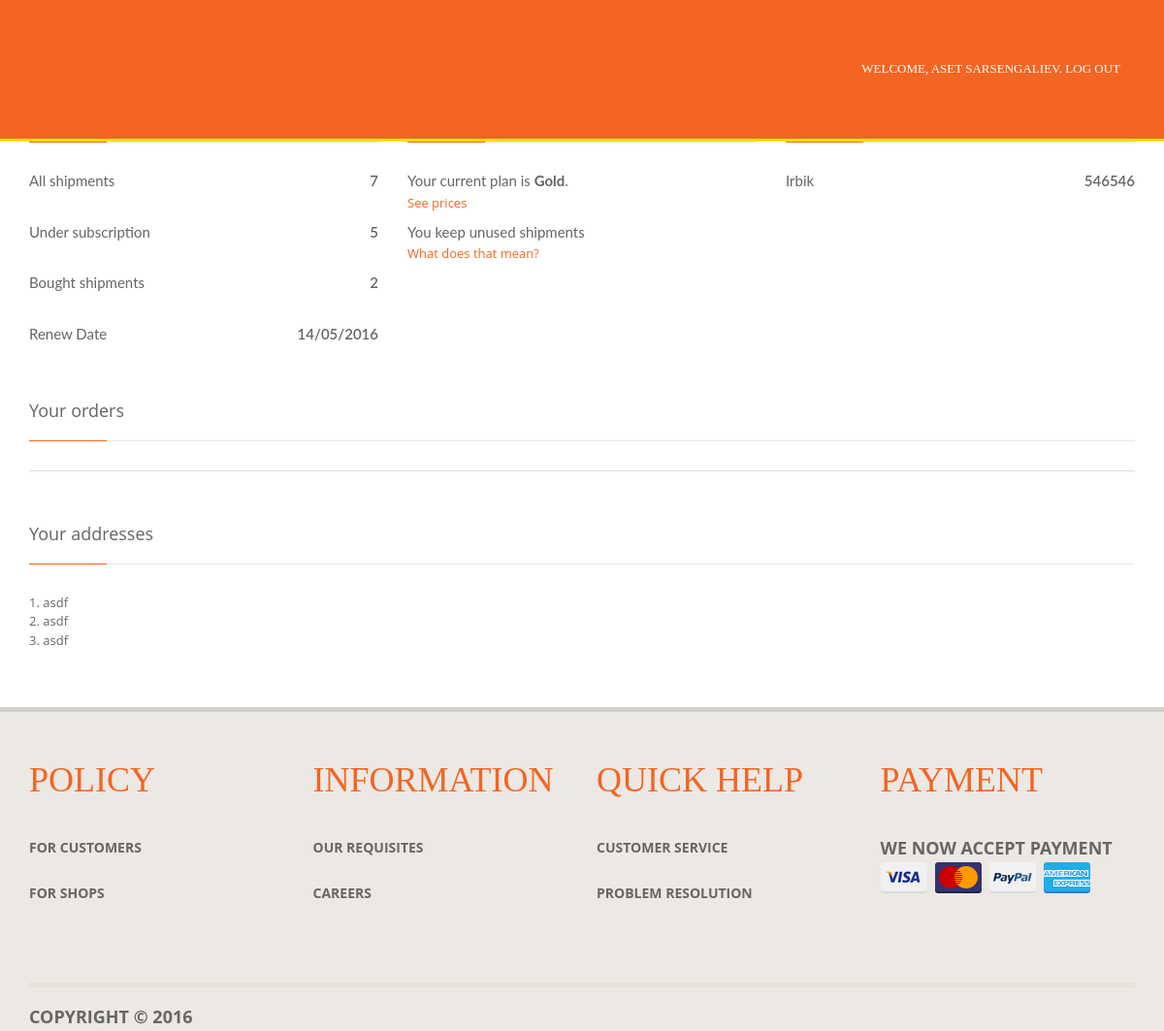
The app's page /account/ (signed in) with its own data.
### book/models.py (models this page shows, shortened)
class Subscription(models.Model):
    user = models.ForeignKey(User)
    level = models.ForeignKey(SubscriptionType)
    available_shipments = models.IntegerField(default=0)
    extra_shipments = models.IntegerField(default = 0)
    first_addressee_name = models.CharField(max_length=128, default="")
    second_addressee_name = models.CharField(max_length=128, default="")
    first_addressee_phone = models.CharField(max_length=64, default="")
    second_addressee_phone = models.CharField(max_length=64, default="")
    saver = models.BooleanField(default=False)
    renew_date = models.DateTimeField(default=datetime.now())

class SubscriptionType(models.Model):
	name = models.CharField(max_length=128)
	days = models.IntegerField(default = 0)
	monthly_fee = models.FloatField(default = 0)
	notification = models.BooleanField(default=False)
	amount_of_addresses = models.IntegerField(default = 0)
	amount_of_shipments = models.IntegerField(default = 0)
	number_of_persons_empowered = models.IntegerField(default = 0)
	store_shipment_fee = models.FloatField(default = 0)
	def __unicode__(self):
		return self.name

class Address(models.Model):
	subscription = models.ForeignKey(Subscription)
	shopkeeper = models.ForeignKey(Shopkeeper)

class Shopkeeper(models.Model):
	user = models.OneToOneField(User)
	tax_code = models.CharField(max_length=128)
	shop_name = models.CharField(max_length=512)
	shop_street = models.CharField(max_length=512)
	postal_code = models.CharField(max_length=128)
	country = models.CharField(max_length=128)
	region = models.CharField(max_length=128)
	phone = models.CharField(max_length=128)
	mobile_phone = models.CharField(max_length=128)
	timetable = models.ForeignKey(Day)

### book/views.py (the view)
# urls.py: url(r'^account/$', views.account),
def account(request):
	context_dict = {}
	subscription = Subscription.objects.get(user = request.user)
	context_dict['subscription'] = subscription
	if subscription.level.name == "Platinum":
		context_dict['platinum'] = True
	elif subscription.level.name == "Gold":
		context_dict['gold'] = True
	elif subscription.level.name == "Silver":
		context_dict['silver'] = True
	context_dict['all_shipments'] = subscription.available_shipments + subscription.extra_shipments
	date = subscription.renew_date + relativedelta(months=1)
	context_dict['renew_date'] = date.strftime('%d/%m/%Y')
	addresses = Address.objects.filter(subscription = subscription)
	context_dict['addresses'] = addresses
	return render(request, 'app/account.html', context_dict)

### templates/app/account.html (shortened to what this page needs)
<!DOCTYPE html>
<html lang="en"><head><meta http-equiv="Content-Type" content="text/html; charset=UTF-8">
{% load staticfiles %}
<link rel="stylesheet" href="{% static 'app/css/bootstrap.css' %}">
<link rel="stylesheet" href="{% static 'app/css/main.css' %}">
<link rel="stylesheet" href="{% static 'app/css/styles.css' %}">
<link rel='stylesheet' href='{% static 'app/css/a.css' %}'>
  <link rel="stylesheet" href="{% static 'app/css/brands/animate.css' %}">
  <link rel="stylesheet" href="{% static 'app/css/brands/line-icons.css' %}.">
  <link rel="stylesheet" href="{% static 'app/css/brands/font-awesome.min.css' %}">
  <link rel="stylesheet" href="{% static 'app/css/brands/img-hover.css' %}">
<link rel='stylesheet' href='a.css'>
<link rel="stylesheet" href="{% static 'app/css/mvpready-admin.css' %}">
<meta name="robots" content="none"></head>
<body>
<div class="wrapper">
<header class="header">
<nav class="navbar navbar-top-bar navbar-static-top navbar-collapse collapse navbar-fixed-top">
<div class="container">
<ul class="navbar-nav nav navbar-right">
<li><a href="/logout/">Welcome, {{ user.first_name }} {{ user.last_name }}. LOG OUT</a></li>
</ul>
</div>
</nav>
 <div id="navbar-1">
    <nav id="navbar" class="navbar navbar-default navbar-static" role="navigation">
    <div class="container">
      <div class="row">
        <div class="col-xs-12">
            <ul class="nav navbar-nav">
              {% block menu_block %}
              <li class="chosen_item"><a href="/account/">My account</a></li>
              <li><a href="/change_plan/">Change Plan</a></li>
              <li><a href="/keep_shipments/">Keep shipments</a></li>
              <li><a href="/add_addressee/">Add/Edit addressee</a></li>
              <li><a href="/add_address/">Add address</a></li>
              <li><a href="/edit_details/">Edit details</a></li>
              {% endblock %}
            </ul>
        </div>
      </div>
    </div>
    </nav>
  </div>
</header>
<div class="content">
<div class="home page">
<br>
<div class="container">
{% block body_block %}
        <div class="row">
          <div class="col-md-4">
            <div class="portlet portlet-default">
              <div class="portlet-header">
                <h4 class="portlet-title">
                </h4>
              </div>
              <div class="portlet-body">
                <admin>All shipments</admin>
              	<value class="pull-right kv-value"> {% if platinum %}unlimited{% else %}{{ all_shipments }}{% endif %}</value>
              	<p><br></p>
              	<admin>Under subscription</admin>
              	<value class="pull-right kv-value">{% if platinum %}unlimited{% else %}{{ subscription.available_shipments }}{% endif %}</value>
              	<p><br> </p>
              	<admin>Bought shipments</admin>
              	<value class="pull-right kv-value">{{ subscription.extra_shipments }}</value>
              	<p><br></p>
              	<admin>Renew Date</admin>
              	<value class="pull-right kv-value">{{ renew_date }}</value>
              </div>
            </div>
          </div>
          <div class="col-md-4">
          	<div class="portlet portlet-default">
              <div class="portlet-header">
                <h4 class="portlet-title">
                </h4>
              </div>
                <admin> Your current plan is <strong>{{ subscription.level }}</strong>. </admin>
        				<p><a>See prices</a></p>
                {% if subscription.saver %}
        				<admin> You keep unused shipments</admin>
                {% else %}
                <admin> You do not keep unused shipments</admin>
                {% endif %}
        				<p><a>What does that mean?</a></p>
            </div>
          </div>
          <div class="col-md-4">
          	<div class="portlet portlet-default">
              <div class="portlet-header">
                <h4 class="portlet-title">
                </h4>
              </div>
                {% if platinum %}
                <admin>{{ subscription.first_addressee_name }}</admin>
              	<value class="pull-right kv-value">{{ subscription.first_addressee_phone }}</value>
              	<p><br></p>
              	<admin>{{ subscription.second_addressee_name }}</admin>
              	<value class="pull-right kv-value">{{ subscription.second_addressee_phone }}</value>
              	<p><br></p>
                {% elif gold %}
                <admin>{{ subscription.first_addressee_name }}</admin>
                <value class="pull-right kv-value">{{ subscription.first_addressee_phone }}</value>
                <p><br></p>
                {% endif %}
            </div>
          </div>
        </div>
        <br>
        <div class="row">
            <div class="col-md-12">
            	<div class="portlet portlet-default">
                <div class="portlet-header">
                  <h4 class="portlet-title">
                    Your orders
                  </h4>
                </div>
                <div class="portlet-body">
                <table class="table">
                	<tbody>
                		<tr>
                			<th scope="row">
                			</th>
                			<td>
		                    </td>
                			<td>
                			</td>
                			<td>
                			</td>
                		</tr>
                	</tbody>
                </table>
                </div>
              </div>
            </div>
    </div>
    <div class="row">
            <div class="col-md-12">
              <div class="portlet portlet-default">
                <div class="portlet-header">
                  <h4 class="portlet-title">
                    Your addresses
                  </h4>
                </div>
                <div class="portlet-body">
                    {% for address in addresses %}
                     {{ forloop.counter }}. {{ address.shopkeeper.postal_code}} <br>
                    {% endfor %}
                    <br>
                </div>
              </div>
            </div>
          </div>
{% endblock %}
</div>
<footer class="footer">
<div class="main-footer">
<div class="container">
<div class="row footer-widgets">
<div class="col-md-3 col-sm-6 col-xs-12">
<div class="module">
<div class="module-heading">
<h4 class="module-title">POLICY</h4>
</div>
<div class="module-body">
<ul class="list-unstyled list-link">
<li><a href="#">For customers</a></li>
<li><a href="#">For shops</a></li>
</ul>
</div>
</div>
 </div>
<div class="col-md-3 col-sm-6 col-xs-12">
<div class="module">
<div class="module-heading">
<h4 class="module-title">Information</h4>
</div>
<div class="module-body">
<ul class="list-unstyled list-link">
<li><a href="#">Our requisites</a></li>
<li><a href="#">Careers</a></li>
</ul>
</div>
</div>
 </div>
<div class="col-md-3 col-sm-6 col-xs-12">
<div class="module">
<div class="module-heading">
<h4 class="module-title">Quick Help</h4>
</div>
<div class="module-body">
<ul class="list-unstyled list-link">
<li><a href="#">Customer Service</a></li>
<li><a href="#">Problem Resolution</a></li>
</ul>
</div>
</div>
</div>
<div class="col-md-3 col-sm-6 col-xs-12">
<div class="module">
<div class="module-heading">
<h4 class="module-title">Payment</h4>
<p class="module-subtitle">We now accept payment</p>
</div>
<div class="module-body">
<ul class="nav nav-pills payment-list">
<li><img src="{% static 'app/img/visa.png' %}"></li>
<li><img src="{% static 'app/img/mastercard.png' %}"></li>
<li><img src="{% static 'app/img/paypal.png' %}"></li>
<li><img src="{% static 'app/img/americanexpress.png' %}"></li>
</ul>
</div>
</div>
 </div>
</div>
<div class="navbar-footer navbar-static-bottom clearfix">
<p class="navbar-text">Copyright © 2016</p>
</div>
</div>
</div>
</footer>
 </div>
</body></html>

### static/app/css/main.css (style rules this page uses)
html,body { width: 100%; height: 100%; margin: 0px; padding: 0px; overflow-x: hidden; }
.navbar-default .navbar-nav > li > a { color: #777; }
.navbar-nav > li > a { padding-top: 10px; padding-bottom: 10px; line-height: 20px; }
.nav > li > a { position: relative; display: block; padding: 10px 15px; }
* { -webkit-box-sizing: border-box; -moz-box-sizing: border-box; box-sizing: border-box; }
body { font-family: "Raleway", Lucida Sans Unicode, Verdana, Helvetica, sans-serif; line-height: 24px; color: #999999; font-size: 14px; }
.header { background-color: #ece8e4; }
.header .navbar-top-bar { background-color: #463f39; -moz-box-shadow: 0 3px #35302b; -webkit-box-shadow: 0 3px #35302b; box-shadow: 0 3px #35302b; min-height: 0; margin-bottom: 0; }
.header .navbar-top-bar .navbar-nav > li > a { text-transform: uppercase; font-weight: 500; padding-top: 11px; padding-bottom: 11px; }
.module .module-title { font-size: 36px; text-transform: uppercase; color: #21B68E; line-height: 30px; font-weight: 500; }
.module .module-subtitle { font-size: 18px; line-height: 30px; font-weight: bold; text-transform: uppercase; color: #666666; }
.footer .main-footer { background-color: #ece8e4; -moz-box-shadow: inset 0 5px rgba(0, 0, 0, 0.1); -webkit-box-shadow: inset 0 5px rgba(0, 0, 0, 0.1); box-shadow: inset 0 5px rgba(0, 0, 0, 0.1); }
.footer .main-footer .footer-widgets { padding-top: 60px; padding-bottom: 60px; }
.footer .main-footer .footer-widgets .list-link > li > a { color: #666666; line-height: 30px; font-size: 14px; text-transform: uppercase; }
.footer .main-footer .navbar-static-bottom { border-top: 5px solid #e6e0d9; margin-bottom: 0; }
a, a:hover, a:focus, a:active { color: #F26522; }
.module .module-title { color: #F26522; }
.footer .main-footer .footer-widgets .list-link > li > a { color: #666666; line-height: 30px; font-size: 14px; text-transform: uppercase; display: block; }
.header .navbar-top-bar { background-color: #f26522; -moz-box-shadow: 0 3px #ffde17; -webkit-box-shadow: 0 3px #ffde17; box-shadow: 0 3px #ffde17; min-height: 0; margin-bottom: 0; }
.header .navbar-top-bar .navbar-nav > li > a { background-color: #f26522; color: #FFF; text-transform: uppercase; font-weight: 500; padding-top: 11px; padding-bottom: 11px; font-family: 'RobotoBlack'; }
.header .navbar-default .navbar-nav > li > a { color: #463f39; text-transform: uppercase; font-size: 18px; font-weight: 500; padding: 10px 22px; font-family: 'RobotoBlack'; }
.header .navbar-default .navbar-nav { margin-top: 55px; }
.table { margin-top: 20px; }
.table > tbody tr td { font-family: Lato; font-size: 20px; vertical-align: middle; }
.list-link li { margin-bottom: 17px; font-weight: bold; }
.footer-widgets .module-title { margin-bottom: 40px; }
.payment-list li { margin-right: 2px; }
.module .module-title { font-size: 36px; text-transform: uppercase; line-height: 30px; font-weight: 500; font-family: 'RobotoBlack'; }
.navbar-footer .navbar-text { font-size: 18px; text-transform: uppercase; font-weight: bold; color: #666; margin-left: 0px; }
@media (min-width: 980px) and (max-width: 1278px) { .navbar-top-bar.navbar-static-top { display: none; } }
@media (min-width: 980px) and (max-width: 1278px) { .header .navbar-default .navbar-nav { margin-top: 0px; } }
@media (min-width: 980px) and (max-width: 1278px) { .nav.navbar-nav.navbar-right { margin: 50px 0; } }

### static/app/css/styles.css (style rules this page uses)
html { -webkit-font-smoothing:antialiased; }
body { font: 12px/1.5em Arial, Helvetica, sans-serif, "Arial Narrow";color:#656565; }
img { border:0; }
ul, li { list-style:none;margin: 0px;padding: 0px; }
a { text-decoration:none; }
div { position:relative }
.chosen_item { background-color: #E7E7E7; }

### records on screen
Subscription: available_shipments "5", extra_shipments "2", level "Gold", first_addressee_name "Irbik", first_addressee_phone "546546"
Address: shopkeeper.postal_code "asdf"
Address: shopkeeper.postal_code "asdf"
Address: shopkeeper.postal_code "asdf"

### other values on screen
{{ user.first_name }} "ASET"
{{ user.last_name }} "SARSENGALIEV"
{{ all_shipments }} "7"
{{ renew_date }} "14/05/2016"
